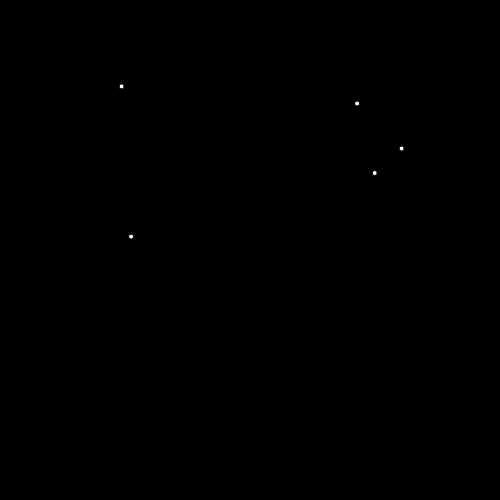
Frame 1 (no input)
Frame 60 (no input): identical to frame 1, image omitted
Frame 120 (the mouse pressed at the canvas centre since frame 60): identical to frame 1, image omitted

The p5.js sketch that drew this single still picture (run headless with seeded random() and noise() and a simulated clock; from frame 60 on, the mouse is pressed at the canvas centre):

// p5.js sketch
// ── sketch.js
let balls = []

class Ball {
    constructor(_x = random(0, 500), _y = random(0, 500)) {
        this.x = _x;
        this.y = _y;
    }
    draw() {
        circle(this.x, this.y, 5);
    }
    triangulate() {
        this.dist = []
        for (let i = 0; i < 1; i++) {
            for (let j = i + 1; j < balls.length; j++) {
                let distX = this.x - balls[j].x;
                let distY = this.y - balls[j].y;
                this.dist.push(sqrt((distX * distX) + (distY * distY)));
                // console.log(this.dist)
                // break
            }
            let shortestDist = this.dist.reduce((accum, dist) => {
                if ((accum || 0) > dist) {
                    return dist
                }
                else {
                    return accum
                }
            })
            console.log(shortestDist)
        }
    }

}

function setup() {
    createCanvas(500, 500)
    background(0);
    for (let x = 0; x < 5; x++) {
        balls.push(new Ball())
    }
    // console.log(balls)

    // balls.forEach( num=> {
    //     console.log(balls[num])
    //    // balls[num].draw()
    // });
    balls.forEach((ball) => {
        ball.draw()
        ball.triangulate(ball.x, ball.y)
        // ball.triangulate(balls[ball].x,balls[ball].y)
    });
}
function draw() {


}
